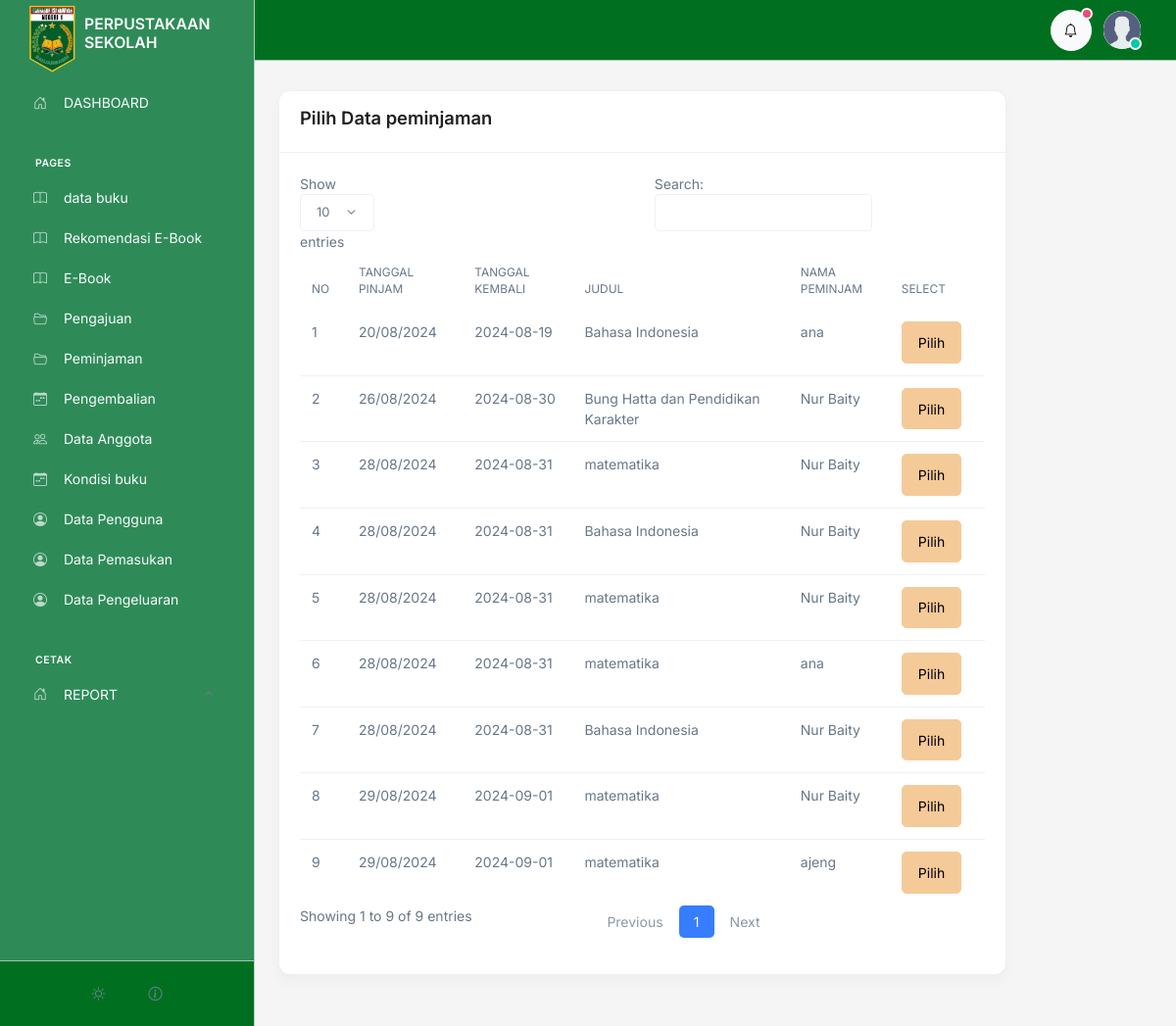
The page /admin/pengembalian/tambah.php (signed in) on the database as committed earlier.
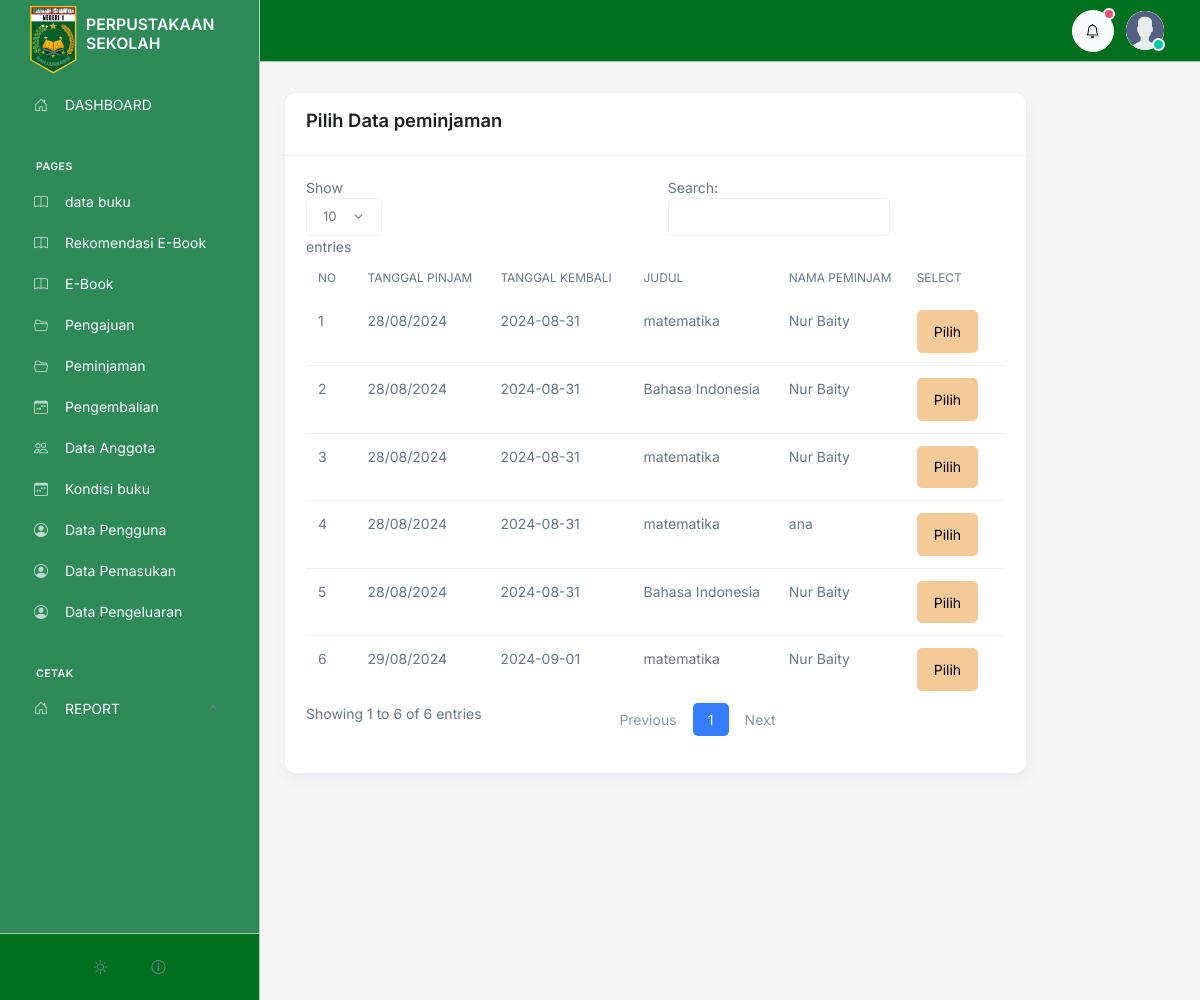
The same page on the database as committed later.
### tables this page shows
CREATE TABLE `peminjaman` (
  `id` int(50) NOT NULL,
  `id_anggota` int(50) NOT NULL,
  `id_buku` int(50) NOT NULL,
  `tanggal` varchar(100) NOT NULL,
  `tanggal_kembali` varchar(100) NOT NULL,
  `status` varchar(100) NOT NULL
);

CREATE TABLE `buku` (
  `id` int(11) NOT NULL,
  `id_kategori` int(11) DEFAULT 1,
  `tanggal` varchar(50) NOT NULL,
  `judul` varchar(200) NOT NULL,
  `pengarang` varchar(100) NOT NULL,
  `penerbit` varchar(100) NOT NULL,
  `tahun_terbit` varchar(50) NOT NULL,
  `isbn` varchar(200) NOT NULL,
  `jumlah` int(10) NOT NULL,
  `lokasi` varchar(200) NOT NULL,
  `deskripsi` text NOT NULL,
  `image` text NOT NULL
);

CREATE TABLE `anggota` (
  `id` int(11) NOT NULL,
  `user_id` int(11) DEFAULT NULL,
  `nis` varchar(20) NOT NULL,
  `nama` varchar(100) NOT NULL,
  `email` varchar(100) NOT NULL DEFAULT 'm.nawir177@gmail.com',
  `telpon` varchar(15) NOT NULL DEFAULT '082255445566',
  `tempat_lahir` varchar(100) NOT NULL,
  `tanggal_lahir` varchar(100) NOT NULL,
  `kelamin` varchar(100) NOT NULL,
  `TA` varchar(100) NOT NULL,
  `alamat` text NOT NULL,
  `foto` varchar(100) NOT NULL,
  `verifikasi` tinyint(1) NOT NULL DEFAULT 0
);

### admin/controller.php (called while the page is built, shortened)
<?php
$conn = mysqli_connect('localhost', 'root', '', 'perpustakaan');
function where($table, $where, $isWhere)
{
   $query = "SELECT * FROM $table WHERE $where='$isWhere'";
   global $conn;
   $rows = [];
   $result = mysqli_query($conn, $query);
   while ($row = mysqli_fetch_assoc($result)) {
      $rows[] = $row;
   }
   return $rows;
}
function hasOne($id_relation, $table_relation, $field)
{
   $conn = mysqli_connect('localhost', 'root', '', 'perpustakaan');
   $query = "SELECT $field FROM $table_relation WHERE id = $id_relation";
   $result = mysqli_query($conn, $query);
   $row = mysqli_fetch_array($result, MYSQLI_ASSOC);
   if ($row) {
      return $row[$field];
   } else {
      return null;
   }
}

### admin/pengembalian/tambah.php (the view, shortened to what this page needs)
<?php include '../controller.php';
include '../template/header.php';
$peminjam = where("peminjaman","status","dipinjam");
$no = 1;
?>
<div class="container">
   <div class="col-10 my-4">
      <div class="card">
         <div class="card-header">
            <h3>Pilih Data peminjaman</h3>
         </div>
         <div class="card-body">
            <table class="table" id="table">
               <thead class="mt-3">
                  <tr>
                     <th>NO</th>
                     <th>TANGGAL PINJAM</th>
                     <th>TANGGAL KEMBALI</th>
                     <th>JUDUL</th>
                     <th>NAMA PEMINJAM</th>
                     <th>Select</th>
                  </tr>
               </thead>
               <tbody>
                  <?php foreach ($peminjam as $value) :   ?>
                     <tr>
                        <td>
                           <?= $no++; ?>
                        </td>
                        <td><?= $value['tanggal']; ?></td>
                        <td><?= $value['tanggal_kembali']; ?></td>
                        <td><?= hasOne($value['id_buku'], "buku", "judul"); ?></td>
                        <td><?= hasOne($value['id_anggota'], "anggota", "nama"); ?></td>
                        <td><a class="btn btn-warning" href="form.php?id_peminjam=<?= $value['id']; ?>">Pilih</a></td>
                     </tr>
                  <?php endforeach  ?>
               </tbody>
            </table>
         </div>
      </div>
   </div>
</div>
<?php include '../template/footer.php'  ?>

Rows that differ between the two databases and show on the page:
no longer on this page (row edited): peminjaman: tanggal "20/08/2024", tanggal_kembali "2024-08-19", id_buku.judul "Bahasa Indonesia", id_anggota.nama "ana"
no longer on this page (row edited): peminjaman: tanggal "26/08/2024", tanggal_kembali "2024-08-30", id_buku.judul "Bung Hatta dan Pendidikan Karakter", id_anggota.nama "Nur Baity"
no longer on this page (row edited): peminjaman: tanggal "29/08/2024", tanggal_kembali "2024-09-01", id_buku.judul "matematika", id_anggota.nama "ajeng"
Other text that changed with them:
text written by a page script: "Show entries Search: Showing 1 to 9 of 9 entries Previous 1 Next" → "Show entries Search: Showing 1 to 6 of 6 entries Previous 1 Next"
